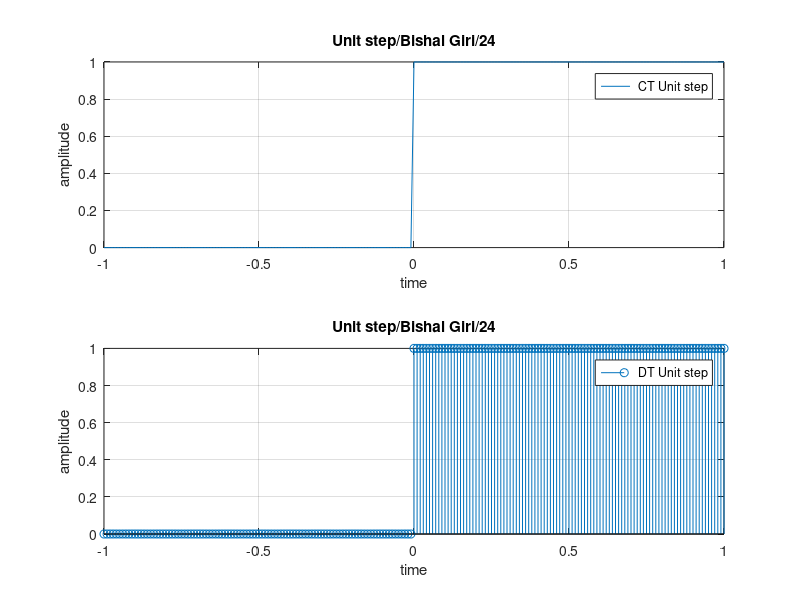

This chart was generated by the following MATLAB code:
clc;
close all;
clear all;

a = 5;
f = 20;
t = (-1:0.01:1);
unitstep = t >= 0

subplot(2, 1, 1);
plot(t, unitstep);
xlabel('time');
ylabel('amplitude');
title('Unit step/Bishal Giri/24');
legend(' CT Unit step');
grid on;

t = (-1:0.01:1);
unitstep = t >= 0

subplot(2, 1, 2);
stem(t, unitstep);
xlabel('time');
ylabel('amplitude');
title('Unit step/Bishal Giri/24');
legend(' DT Unit step');
grid on;